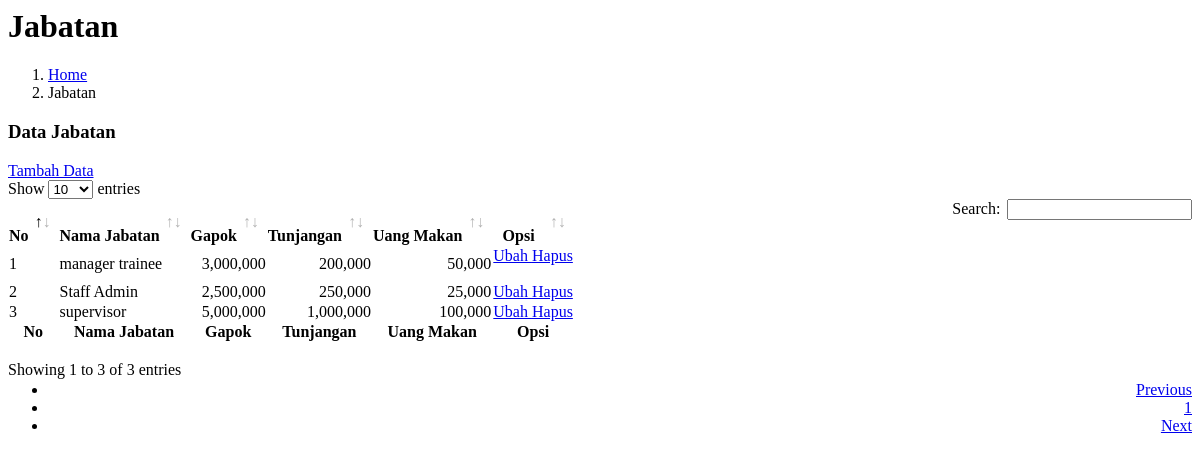
/pages/jabatan/jabatanread.php, run on the app's committed database.
### tables this page shows
CREATE TABLE `jabatan` (
  `id` int(11) NOT NULL,
  `nama_jabatan` varchar(50) NOT NULL,
  `gapok_jabatan` int(15) NOT NULL,
  `tunjangan_jabatan` int(15) NOT NULL,
  `uang_makan_perhari` int(15) NOT NULL
);

### pages/jabatan/jabatanread.php (the view, shortened to what this page needs)
<?php include_once "partials/cssdatatables.php" ?>
<div class="content-header">
    <div class="container-fluid">
        <div class="row mb-2">
            <div class="col-sm-6">
                <h1 class="m-0">Jabatan</h1>
            </div>
            <div class="col-sm-6">
                <ol class="breadcrumb float-sm-right">
                    <li class="breadcrumb-item">
                        <a href="?page=home">Home</a>
                    </li>
                    <li class="breadcrumb-item">Jabatan</li>
                </ol>
            </div>
        </div>
    </div>
</div>
<div class="content">
    <div class="card">
        <div class="card-header">
            <h3 class="card-title">Data Jabatan</h3>
            <a href="?page=jabatancreate" class="btn btn-success btn-sm float-right">
                <i class="fa fa-plus-circle"></i> Tambah Data
            </a>
        </div>
        <div class="card-body">
            <table id="mytable" class="table table-bordered table-hover">
                <thead>
                    <tr>
                        <th>No</th>
                        <th>Nama Jabatan</th>
                        <th>Gapok</th>
                        <th>Tunjangan</th>
                        <th>Uang Makan</th>
                        <th>Opsi</th>
                    </tr>
                </thead>
                <tfoot>
                        <th>No</th>
                        <th>Nama Jabatan</th>
                        <th>Gapok</th>
                        <th>Tunjangan</th>
                        <th>Uang Makan</th>
                        <th>Opsi</th>
                </tfoot>
                <tbody>
                    <?php
                        $database = new Database();
                        $db = $database->getConnection();
                        $selectSql = "SELECT * FROM jabatan";
                        $stmt = $db->prepare($selectSql);
                        $stmt->execute();
                        $no = 1;
                        while ($row = $stmt->fetch(PDO::FETCH_ASSOC)) {
                    ?>
                    <tr>
                        <td><?= $no++ ?></td>
                        <td><?= $row['nama_jabatan'] ?></td>
                        <td style="text-align: right"><?php echo number_format($row['gapok_jabatan']) ?></td>
                        <td style="text-align: right"><?php echo number_format($row['tunjangan_jabatan']) ?></td>
                        <td style="text-align: right"><?php echo number_format($row['uang_makan_perhari']) ?></td>
                        <td>
                            <form action method=" POST">
                            <a href="?page=jabatanupdate&id=<?= $row['id'] ?>" class="btn btn-primary btn-sm mr-1">
                                <i class="fa fa-edit"></i> Ubah
                            </a>
                            <a href="?page=jabatandelete&id=<?= $row['id'] ?>" class="btn btn-danger btn-sm mr-1" onclick="javascript: return confirm('Konfirmasi data akan dihapus?);">
                                <i class="fa fa-trash"></i> Hapus
                            </a>
                        </td>
                    </tr>
                    <?php } ?>
                </tbody>
            </table>
        </div>
    </div>
</div>

### data on the page
jabatan: nama_jabatan "manager trainee", gapok_jabatan "3,000,000", tunjangan_jabatan "200,000", uang_makan_perhari "50,000"
jabatan: nama_jabatan "Staff Admin", gapok_jabatan "2,500,000", tunjangan_jabatan "250,000", uang_makan_perhari "25,000"
jabatan: nama_jabatan "supervisor", gapok_jabatan "5,000,000", tunjangan_jabatan "1,000,000", uang_makan_perhari "100,000"
